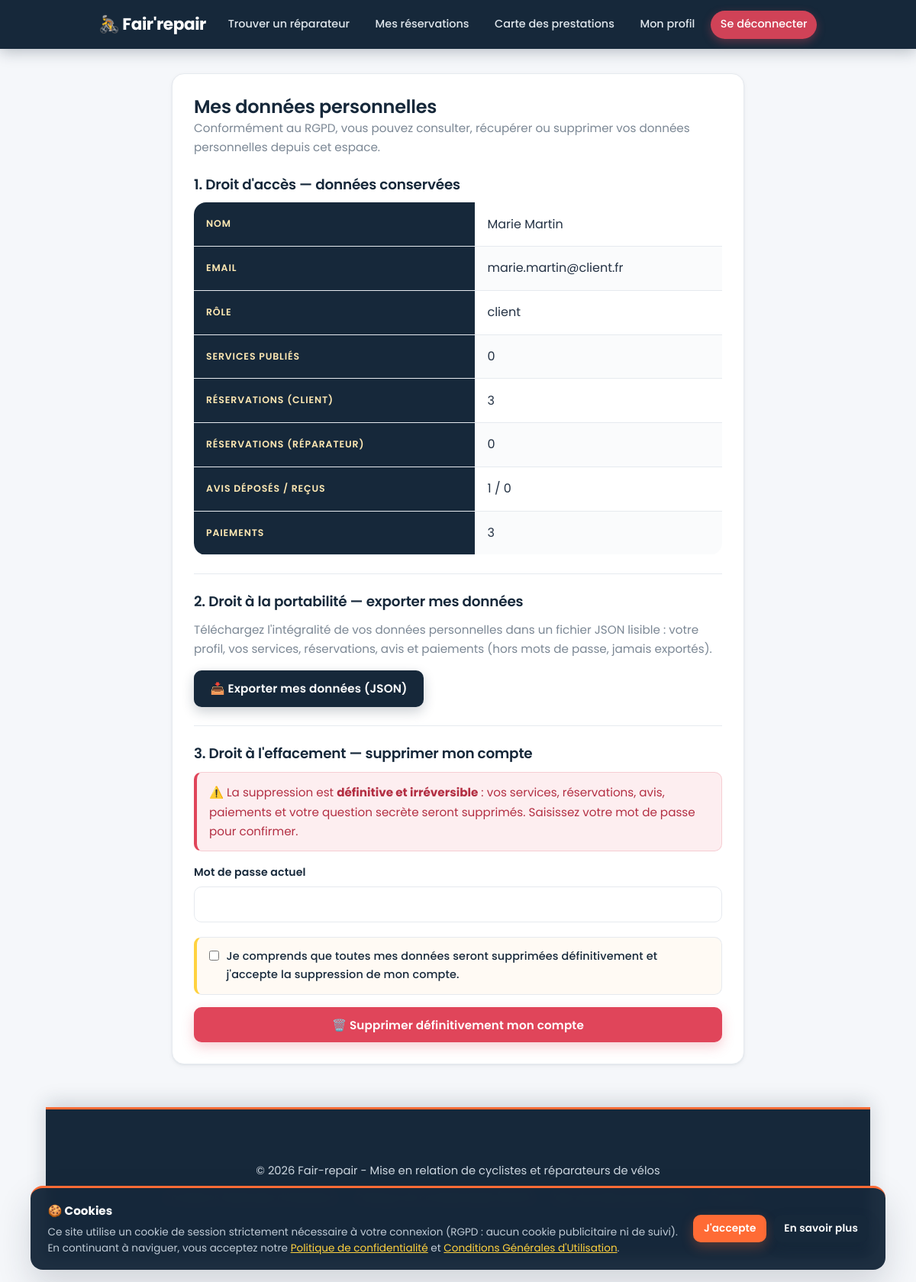
/mes_donnees.php (signed in), run on the app's committed database.
### tables this page shows
CREATE TABLE `users` (
  `id` int unsigned NOT NULL AUTO_INCREMENT,
  `prenom` varchar(100) NOT NULL,
  `nom` varchar(100) NOT NULL,
  `adresse` varchar(255) NOT NULL,
  `code_postal` varchar(10) NOT NULL,
  `ville` varchar(100) NOT NULL,
  `email` varchar(190) NOT NULL,
  `telephone` varchar(20) NOT NULL,
  `mot_de_passe` varchar(255) NOT NULL,
  `reset_token` varchar(255) DEFAULT NULL,
  `reset_expires` datetime DEFAULT NULL,
  `role` enum('client','reparateur') NOT NULL DEFAULT 'client',
  `latitude` decimal(10,7) DEFAULT NULL,
  `longitude` decimal(10,7) DEFAULT NULL,
  `created_at` timestamp NULL DEFAULT CURRENT_TIMESTAMP,
  `updated_at` timestamp NULL DEFAULT CURRENT_TIMESTAMP ON UPDATE CURRENT_TIMESTAMP,
  PRIMARY KEY (`id`),
  UNIQUE KEY `email` (`email`),
  KEY `idx_role` (`role`),
  KEY `idx_ville` (`ville`)
);

### mes_donnees.php (the view, shortened to what this page needs)
<?php
require_once 'db.php';
$user_id = (int) $_SESSION['user_id'];
$role = $_SESSION['role'] ?? 'client';
if ($role === 'admin') {
    $stmt = $pdo->prepare("SELECT id, prenom, nom, email, created_at FROM admins WHERE id = ?");
    $stmt->execute([$user_id]);
    $user = $stmt->fetch();
    $profil_scope = 'admin';
} else {
    $stmt = $pdo->prepare("SELECT id, prenom, nom, email, telephone, adresse, code_postal, ville, role, created_at FROM users WHERE id = ?");
    $stmt->execute([$user_id]);
    $user = $stmt->fetch();
    $profil_scope = 'user';
}
function collecter_donnees(PDO $pdo, int $user_id, string $scope): array {
    $data = [];
    $stmt = $pdo->prepare("SELECT id, prenom, nom, email, telephone, adresse, code_postal, ville, role, created_at FROM users WHERE id = ?");
    $stmt->execute([$user_id]);
    $data['profil'] = $stmt->fetch();
    $stmt = $pdo->prepare("SELECT * FROM reparateurs WHERE id_user = ?");
    $stmt->execute([$user_id]);
    $data['professionnel'] = $stmt->fetch() ?: null;
    $stmt = $pdo->prepare("SELECT id, titre, description, tarif, rayon, image, created_at FROM services WHERE user_id = ? ORDER BY id");
    $stmt->execute([$user_id]);
    $data['services'] = $stmt->fetchAll();
    $stmt = $pdo->prepare("
        SELECT r.id, r.service_id, r.adresse, r.code_postal, r.ville, r.date_intervention,
               r.heure_intervention, r.type, r.statut, r.montant, r.created_at, s.titre AS service_titre
        FROM reservations r
        LEFT JOIN services s ON s.id = r.service_id
        WHERE r.client_id = ?
        ORDER BY r.id
    ");
    $stmt->execute([$user_id]);
    $reservations_client = $stmt->fetchAll();
    $stmt = $pdo->prepare("
        SELECT r.id, r.client_id, r.adresse, r.code_postal, r.ville, r.date_intervention,
               r.heure_intervention, r.type, r.statut, r.montant, r.created_at
        FROM reservations r
        JOIN services s ON s.id = r.service_id
        WHERE s.user_id = ?
        ORDER BY r.id
    ");
    $stmt->execute([$user_id]);
    $reservations_reparateur = $stmt->fetchAll();
    $data['reservations_client'] = $reservations_client;
    $data['reservations_reparateur'] = $reservations_reparateur;
    $data['avis_deposes'] = [];
    $data['avis_recus'] = [];
    $ids_client = array_column($reservations_client, 'id');
    if ($ids_client) {
        $in = implode(',', array_map('intval', $ids_client));
        $stmt = $pdo->query("SELECT reservation_id, note, commentaire, created_at FROM avis WHERE reservation_id IN ($in)");
        $data['avis_deposes'] = $stmt->fetchAll();
    }
    $ids_rep = array_column($reservations_reparateur, 'id');
    $data['paiements'] = [];
    if ($ids_client) {
        $in = implode(',', array_map('intval', $ids_client));
        $stmt = $pdo->query("SELECT reservation_id, montant, statut, mode_reglement, date_paiement FROM paiements WHERE reservation_id IN ($in)");
        $data['paiements'] = $stmt->fetchAll();
    }
    return $data;
}
require_once 'header.php';
?>
<div class="card" style="max-width: 750px; margin: 2rem auto;">
    <h2>Mes données personnelles</h2>
    <p class="muted" style="margin-bottom: 1.5rem;">
        Conformément au RGPD, vous pouvez consulter, récupérer ou supprimer vos données personnelles depuis cet espace.
    </p>
    <h3 style="margin-bottom: 0.8rem;">1. Droit d'accès — données conservées</h3>
    <?php $data = collecter_donnees($pdo, $user_id, $profil_scope); ?>
    <table>
        <tbody>
            <tr><th>Nom</th><td><?= htmlspecialchars($user['prenom'] . ' ' . $user['nom']) ?></td></tr>
            <tr><th>Email</th><td><?= htmlspecialchars($user['email']) ?></td></tr>
            <?php if ($role !== 'admin'): ?>
                <tr><th>Rôle</th><td><?= htmlspecialchars($user['role']) ?></td></tr>
                <tr><th>Services publiés</th><td><?= count($data['services']) ?></td></tr>
                <tr><th>Réservations (client)</th><td><?= count($data['reservations_client']) ?></td></tr>
                <tr><th>Réservations (réparateur)</th><td><?= count($data['reservations_reparateur']) ?></td></tr>
                <tr><th>Avis déposés / reçus</th><td><?= count($data['avis_deposes']) ?> / <?= count($data['avis_recus']) ?></td></tr>
                <tr><th>Paiements</th><td><?= count($data['paiements']) ?></td></tr>
            <?php endif; ?>
        </tbody>
    </table>
    <hr style="margin: 1.5rem 0; border: 0; border-top: 1px solid var(--border-color);">
    <h3 style="margin-bottom: 0.8rem;">2. Droit à la portabilité — exporter mes données</h3>
    <p class="muted" style="margin-bottom: 1rem;">
        Téléchargez l'intégralité de vos données personnelles dans un fichier JSON lisible : votre profil, vos services,
        réservations, avis et paiements (hors mots de passe, jamais exportés).
    </p>
    <a href="mes_donnees.php?export=json" class="btn btn-secondary">📥 Exporter mes données (JSON)</a>
    <?php if ($role !== 'admin'): ?>
        <hr style="margin: 1.5rem 0; border: 0; border-top: 1px solid var(--border-color);">
        <h3 style="margin-bottom: 0.8rem;">3. Droit à l'effacement — supprimer mon compte</h3>
        <p class="msg-error" style="margin-bottom: 1rem;">
            ⚠️ La suppression est <strong>définitive et irréversible</strong> : vos services, réservations, avis, paiements
            et votre question secrète seront supprimés. Saisissez votre mot de passe pour confirmer.
        </p>
        <form method="POST">
            <div class="field">
                <label for="mot_de_passe">Mot de passe actuel</label>
                <input type="password" id="mot_de_passe" name="mot_de_passe" required>
            </div>
            <div class="field-consent" style="margin-bottom: 1rem;">
                <label class="checkbox-label">
                    <input type="checkbox" name="confirmation" value="1" required>
                    Je comprends que toutes mes données seront supprimées définitivement et j'accepte la suppression de mon compte.
                </label>
            </div>
            <button type="submit" name="supprimer_compte" value="1" class="btn btn-danger btn-block"
                    onclick="return confirm('Supprimer définitivement votre compte et toutes vos données ? Cette action est irréversible.');">
                🗑️ Supprimer définitivement mon compte
            </button>
        </form>
    <?php endif; ?>
</div>
<?php require_once 'footer.php'; ?>

### style.css (style rules this page uses)
:root { --primary: #ff6b35; --primary-hover: #e8571f; --primary-soft: rgba(255, 107, 53, 0.12); --secondary: #16283a; --secondary-hover: #0e1c2b; --accent: #ffd23f; --bg-color: #f5f7fa; --card-bg: #ffffff; --text-color: #243244; --text-muted: #7b8794; --border-color: #e6eaef; --danger: #e0455a; --warning: #f5a524; --info: #2f9fd0; --success: #1f9d63; --gray: #8a94a0; --radius: 16px; --radius-sm: 10px; --shadow-sm: 0 1px 2px rgba(22, 40, 58, .05), 0 2px 6px rgba(22, 40, 58, .05); --shadow-md: 0 8px 22px rgba(22, 40, 58, .09); --shadow-lg: 0 20px 45px rgba(22, 40, 58, .16); --transition: .2s cubic-bezier(.4, 0, .2, 1); }
* { box-sizing: border-box; margin: 0; padding: 0; font-family: 'Poppins', 'Segoe UI', system-ui, -apple-system, sans-serif; }
html { scroll-behavior: smooth; }
body { background-color: var(--bg-color); color: var(--text-color); line-height: 1.65; -webkit-font-smoothing: antialiased; text-rendering: optimizeLegibility; }
h1, h2, h3, h4 { color: var(--secondary); font-weight: 600; line-height: 1.25; letter-spacing: -.01em; }
a { color: var(--info); text-decoration: none; transition: color var(--transition); }
.card, .welcome-card { position: relative; background: var(--card-bg); padding: 1.75rem; border-radius: var(--radius); border: 1px solid var(--border-color); box-shadow: var(--shadow-sm); margin-bottom: 1.5rem; overflow: hidden; transition: transform var(--transition), box-shadow var(--transition), border-color var(--transition); }
.card h3 { font-size: 1.15rem; font-weight: 600; margin-bottom: .5rem; }
.card p { font-size: .95rem; }
.btn { display: inline-block; padding: .72rem 1.35rem; background-color: var(--primary); color: #fff; border: none; border-radius: var(--radius-sm); font-weight: 600; font-size: .95rem; letter-spacing: .01em; cursor: pointer; text-align: center; text-decoration: none; box-shadow: 0 6px 16px rgba(255, 107, 53, .28); transition: background var(--transition), transform var(--transition), box-shadow var(--transition); }
.btn-block { width: 100%; }
.btn-secondary { background-color: var(--secondary); box-shadow: 0 6px 16px rgba(22, 40, 58, .22); }
.btn-danger, .btn-reject, .btn-cancel { background-color: var(--danger); box-shadow: 0 6px 16px rgba(224, 69, 90, .26); }
.field { margin-bottom: 1.15rem; }
label { display: block; margin-bottom: .4rem; font-weight: 600; font-size: .88rem; color: var(--secondary); letter-spacing: .01em; }
input[type="text"], input[type="email"], input[type="password"], input[type="number"], input[type="date"], input[type="time"], select, textarea { width: 100%; padding: .7rem .9rem; border: 1.5px solid var(--border-color); border-radius: var(--radius-sm); font-size: .95rem; background-color: #fff; color: var(--text-color); transition: border-color var(--transition), box-shadow var(--transition); }
input::placeholder, textarea::placeholder { color: #a7b0ba; }
input[type="checkbox"], input[type="radio"] { accent-color: var(--primary); width: auto; }
.field-consent { background: #fffaf4; border: 1px solid var(--border-color); border-left: 4px solid var(--accent); border-radius: var(--radius-sm); padding: .85rem 1rem; margin-bottom: 1.15rem; }
.checkbox-label { display: flex; align-items: flex-start; gap: .6rem; font-weight: 500; font-size: .9rem; cursor: pointer; margin-bottom: 0; }
.checkbox-label input[type="checkbox"] { margin-top: .22rem; width: auto; flex-shrink: 0; }
table { width: 100%; border-collapse: collapse; background: var(--card-bg); border-radius: var(--radius); overflow: hidden; }
th, td { padding: .95rem 1rem; text-align: left; border-bottom: 1px solid var(--border-color); vertical-align: middle; }
th { background-color: var(--secondary); color: #ffe9b3; font-weight: 600; font-size: .78rem; text-transform: uppercase; letter-spacing: .07em; white-space: nowrap; }
tbody tr:nth-child(even) td { background-color: #fafbfc; }
tr:last-child td { border-bottom: none; }
.error, .msg-error { color: #b32f43; background: #fdeef0; padding: .85rem 1rem; border-radius: var(--radius-sm); border: 1px solid #f6cdd3; border-left: 4px solid var(--danger); margin-bottom: 1rem; font-size: .92rem; }
.muted { color: var(--text-muted); font-size: .9rem; }

### data on the page
users: prenom+nom "Marie Martin", email "marie.martin@client.fr", role "client"

### other printed values
count($data['services']) "0"
count($data['reservations_client']) "3"
count($data['reservations_reparateur']) "0"
count($data['avis_deposes']) "1"
count($data['avis_recus']) "0"
count($data['paiements']) "3"
